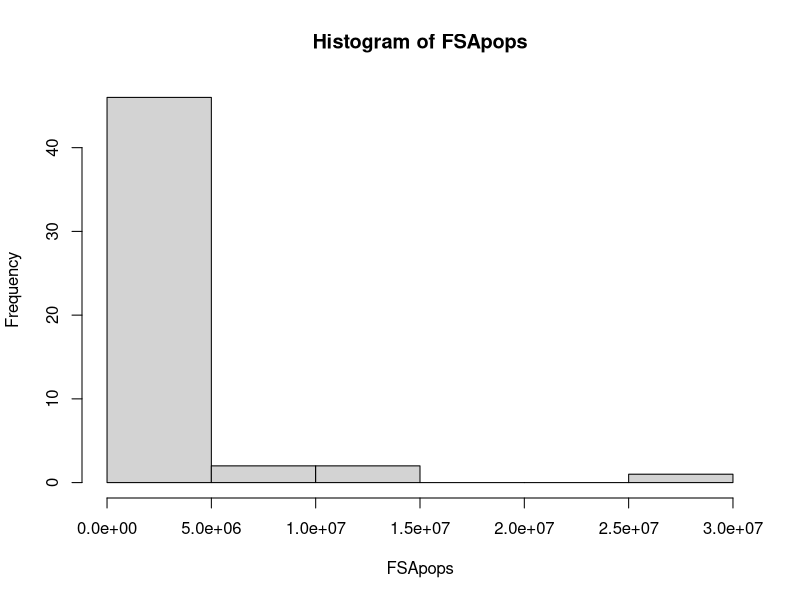

This chart was generated by the following R code:
setwd("C:/Users/andre/OneDrive/Desktop/IntroDataSci")
# install.packages("VGAM", repos = "http://cran.us.r-project.org")
library(VGAM)

# Task 1
# 1. Generate a normal distribution, or 1,000 samples, with a mean of 80.
distribution <- rnorm(1000, 80)

# 2. Write a function that takes three variables – a vector, a min and a max – and returns the number of elements in the vector that are between the min and max (including the min and max). 
myFunction <-function(vector, min, max){
  b <- length(vector[(vector >= min) & (vector <= max)])
  return(b)
}

# 3. Use the function to see how many of your normal distribution samples are within the range of 79 to 81. Pass the "distribution" as the vector parameter, 79 as the minimum parameter, and 81 as the maximum parameter.
myFunction(distribution, 79, 81)

# 4. Repeat 3 times (creating a normal distribution and then calling your function) to see if the results vary.
myFunction(rnorm(1000, 80), 79, 81)
myFunction(rnorm(1000, 80), 79, 81)
myFunction(rnorm(1000, 80), 79, 81)

# Task 2
# 1. Generate 51 random numbers in a Pareto distribution and assign them to a variable called“FSApops.” ** shape and scale arguments will be explained in 2.
# FSApops <- rpareto(51, m, s)

# 2. Specify a “scale” and a “shape” for your Pareto distribution that makes it as similar as possible to the actual distribution of state populations on page 90 of the textbook.
FSApops <- rpareto(51, 581348, 1)

# 3. Create a histogram that shows the distribution of values in FSApops.
hist(FSApops)

# 4. Use a command to report the actual mean and standard deviation of the 51 values stored in FSApops.
mean(FSApops)
sd(FSApops)

# 5. Use a command to report the minimum and maximum value of FSApops.
min(FSApops)
max(FSApops)
